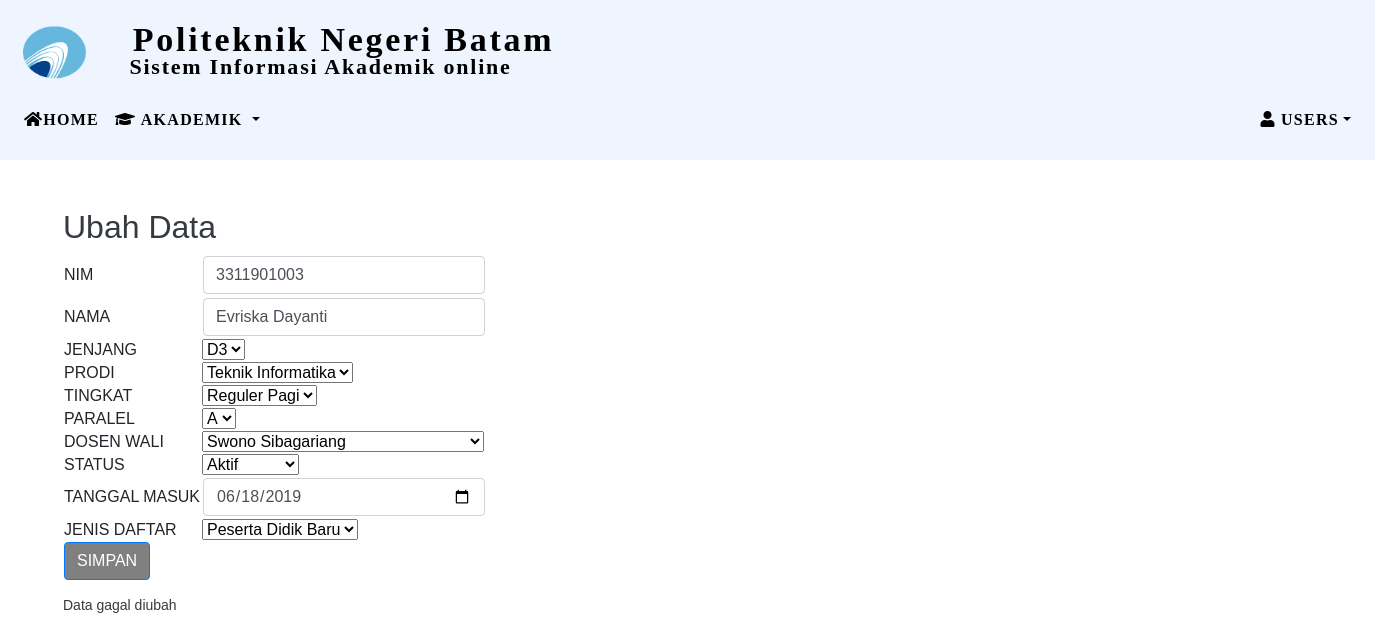
Screenshot of /SID/user/edit_mhs.php?id_mhs=1 (signed in) with the database file from the repository.
### tables this page shows
CREATE TABLE `tbl_mahasiswa` (
  `id_mhs` int(50) NOT NULL,
  `nim` bigint(100) NOT NULL,
  `nama` varchar(30) NOT NULL,
  `kelas` varchar(30) NOT NULL,
  `jenjang` varchar(30) NOT NULL,
  `prodi` varchar(30) NOT NULL,
  `tingkat` varchar(30) NOT NULL,
  `paralel` varchar(10) NOT NULL,
  `dosen_wali` varchar(30) NOT NULL,
  `status` varchar(10) NOT NULL,
  `tgllahir` date NOT NULL,
  `tmptlahir` varchar(10) NOT NULL,
  `tglmasuk` date NOT NULL,
  `gender` varchar(10) NOT NULL,
  `warga` varchar(10) NOT NULL,
  `agama` varchar(10) NOT NULL,
  `goldar` varchar(10) NOT NULL,
  `status_marital` varchar(50) NOT NULL,
  `alamat` varchar(35) NOT NULL,
  `notelp` bigint(20) NOT NULL,
  `email` varchar(30) NOT NULL,
  `anak_ke` bigint(10) NOT NULL,
  `sma/smk` varchar(20) NOT NULL,
  `beasiswa` varchar(30) NOT NULL,
  `ayah` varchar(30) NOT NULL,
  `kerja_ayah` varchar(30) NOT NULL,
  `hasil_ayah` bigint(20) NOT NULL,
  `ketayah` varchar(50) NOT NULL,
  `ibu` varchar(30) NOT NULL,
  `kerja_ibu` varchar(20) NOT NULL,
  `hasil_ibu` bigint(20) NOT NULL,
  `ketibu` varchar(50) NOT NULL,
  `alamat_ortu` varchar(30) NOT NULL,
  `notelp_ortu` bigint(20) NOT NULL,
  `no_ijazah` bigint(20) NOT NULL,
  `username` varchar(50) NOT NULL,
  `password` varchar(30) NOT NULL,
  `tgllulus` date NOT NULL,
  `lulus_sma` int(20) NOT NULL,
  `jalur_penerimaan` varchar(30) NOT NULL,
  `nik` bigint(20) NOT NULL,
  `tahunlhr_ayah` int(10) NOT NULL,
  `tahunlhr_ibu` int(10) NOT NULL,
  `pend_ayah` varchar(10) NOT NULL,
  `pend_ibu` varchar(10) NOT NULL,
  `nisn` bigint(30) NOT NULL,
  `nik_ayah` bigint(30) NOT NULL,
  `nik_ibu` bigint(30) NOT NULL,
  `jenis_daftar` varchar(30) NOT NULL,
  `angkatan` int(10) NOT NULL,
  `role` varchar(50) NOT NULL,
  `kelurahan` varchar(100) NOT NULL,
  `kecamatan` varchar(50) NOT NULL,
  `pos` bigint(50) NOT NULL,
  `jmlh_anak` int(10) NOT NULL
);

### SID/user/edit_mhs.php (the view, shortened to what this page needs)
<head>
    <link rel="stylesheet" href="https://maxcdn.bootstrapcdn.com/bootstrap/4.5.2/css/bootstrap.min.css">
    <link rel="stylesheet" href="stylecss.css">
    <link rel="stylesheet" href="https://use.fontawesome.com/releases/v5.7.0/css/all.css">
</head>
<body>
    <navbar>
        <div class="navbar nav navbar-fixed-top navbar-inverse">
            <h0 class="header_title">Politeknik Negeri Batam</h0>
            <h5 class="header_body">Sistem Informasi Akademik online</h5>
            <img width="100px" height="100px" alt="" class="header_icon" src="logo.png">
        </div>
    </navbar>
    <nav class="navbar navbar-expand-sm">
        <ul class="navbar-nav">
            <li class="nav-item">
                <a class="nav-link" href="dash.php"><span class="fas fa-home"></span>HOME</a>
            </li>
            <li class="nav-item dropdown">
                <a class="nav-link dropdown-toggle" href="#" id="navbardrop" data-toggle="dropdown"><span class="fas fa-graduation-cap"></span>
                    AKADEMIK
                </a>
            </li>
        </ul>
        <div class="collapse navbar-collapse justify-content-end" id="navbarNavDropdown">
            <ul class="navbar-nav">
                <li class="nav-item dropdown">
                    <a class="nav-link dropdown-toggle" href="#" id="navbardrop" data-toggle="dropdown"><span class="fas fa-user"></span> USERS</a>
                </li>
            </ul>
        </div>
    </nav>
    <div class="col-md-10 p-5 pt-2 text-dark">
        <div class="col-lg-12">
            <div class="row">
                <div class="col-lg-6">
                    <h2>Ubah Data</h2>
                    <?php
                    include 'koneksi.php';
                    $ambil = mysqli_query($koneksi, "select * from tbl_mahasiswa where id_mhs='$_GET[id_mhs]' ");
                    $pecah = mysqli_fetch_assoc($ambil);
                    ?>
                    <form method="post" enctype="multipart/form-data">
                        <table>
                            <tr>
                                <td>NIM</td>
                                <td><input type="text" name="nim" class="form-control" id="nim" value="<?php echo $pecah['nim']; ?>"></td>
                            </tr>
                            <tr>
                                <td>NAMA</td>
                                <td><input type="text" name="nama" class="form-control" id="nama" value="<?php echo $pecah['nama']; ?>"></td>
                            <tr>
                                <td>JENJANG</td>
                                <td><select name="jenjang">
                                        <option value="D3" <?php if ($pecah['jenjang'] == 'D3') echo 'selected' ?>>D3</option>
                                    </select></td>
                            </tr>
                            <tr>
                                <td>PRODI</td>
                                <td><select name="prodi">
                                        <option value="Teknik Informatika" <?php if ($pecah['prodi'] == 'Teknik Informatika') echo 'selected' ?>>Teknik Informatika</option>
                                    </select></td>
                            </tr>
                            <tr>
                                <td>TINGKAT</td>
                                <td><select name="tingkat">
                                        <option value="Reguler Pagi" <?php if ($pecah['tingkat'] == 'Reguler Pagi') echo 'selected' ?>>Reguler Pagi</option>
                                    </select></td>
                            </tr>
                            <tr>
                                <td>PARALEL</td>
                                <td><select name="paralel">
                                        <option value="A" <?php if ($pecah['paralel'] == 'A') echo 'selected' ?>>A</option>
                                    </select></td>
                            </tr>
                            <tr>
                                <td>DOSEN WALI</td>
                                <td><select name="dosen_wali">
                                        <option selected><?php echo $pecah['dosen_wali']; ?> </option>
                                    </select></td>
                            </tr>
                            <tr>
                                <td>STATUS</td>
                                <td><select name="status">
                                        <option value="Aktif" <?php if ($pecah['status'] == 'Aktif') echo 'selected' ?>>Aktif</option>
                                    </select></td>
                            <tr>
                                <td>TANGGAL MASUK</td>
                                <td><input type="date" name="tglmasuk" class="form-control" id="tglmasuk" value="<?php echo $pecah['tglmasuk']; ?>"></td>
                            </tr>
                            <tr>
                                <td>JENIS DAFTAR</td>
                                <td><select name="jenis_daftar">
                                        <option value="Peserta Didik Baru" <?php if ($pecah['jenis_daftar'] == 'Peserta Didik Baru') echo 'selected' ?>>Peserta Didik Baru</option>
                                    </select></td>
                            </tr>
                            <tr>
                                <td>
                                    <button name="submit" type="submit" class="btn btn-primary" style="background-color: grey">SIMPAN</button>
                                </td>
                            </tr>
                        </table>
                    </form>
                    <?php
                    if (isset($_POST['submit'])) {
                        mysqli_query($koneksi, "update tbl_mahasiswa set nim='$_POST[nim]',
			nama='$_POST[nama]',jenjang='$_POST[jenjang]',
			prodi='$_POST[prodi]',tingkat='$_POST[tingkat]',paralel='$_POST[paralel]',dosen_wali='$_POST[dosen_wali]',
            status='$_POST[status]',tglmasuk='$_POST[tglmasuk]',jenis_daftar='$_POST[jenis_daftar]'
			where id_mhs='$_GET[id_mhs]' ");
                        echo "<script>alert('Data Telah Diubah'); </script>";
                        echo "<script>location='data_mahasiswa.php'; </script>";
                    } else {
                        echo "Data gagal diubah";
                    }
                    ?>
                </div>

### SID/user/stylecss.css (style rules this page uses)
body { background-color: #ecf3fd; }
*, *::before, *::after { box-sizing: inherit; }
body { background-color: var(--bodyBackgroundColor); font-family: var(--bodyFontFamily), var(--bodyFontFamilyFallback); font-size: var(--bodyFontSize); font-weight: var(--bodyFontWeight); line-height: var(--bodyLineHeight); margin: 0; min-block-size: 100vh; }
a { color: var(--anchorColor); text-decoration: none; transition: color 0.3s; }
input { appearance: none; border: black; font: inherit; margin: 1; outline: black; padding: 1; }
.navbar { background-color: #EFF5FF; font-family: Montserrat; font-style: normal; font-weight: 800; font-size: 16px; line-height: 30px; text-align: center; letter-spacing: 0.08em; color: #000; width: 1375px; height: 80px; }
.header_title { width: 655px; height: 38px; font-family: Montserrat; font-style: normal; font-weight: 800; font-size: 34px; line-height: 37px; text-align: center; letter-spacing: 0.08em; color: #000; }
.header_body { position: absolute; width: 717px; height: 28px; left: -38px; top: 48px; font-family: Montserrat; font-style: normal; font-weight: bold; font-size: 22px; line-height: 37px; text-align: center; letter-spacing: 0.08em; color: #000; }
.header_icon { position: absolute; width: 67px; height: 55px; left: 20px; top: 25px; }
h5 { font-family: Montserrat; font-style: bold; }

### rows the page displays
tbl_mahasiswa: nim "3311901003", nama "Evriska Dayanti", jenjang "D3", prodi "Teknik Informatika", tingkat "Reguler Pagi", paralel "A", dosen_wali "Swono Sibagariang", status "Aktif", tglmasuk "06/18/2019", jenis_daftar "Peserta Didik Baru"
